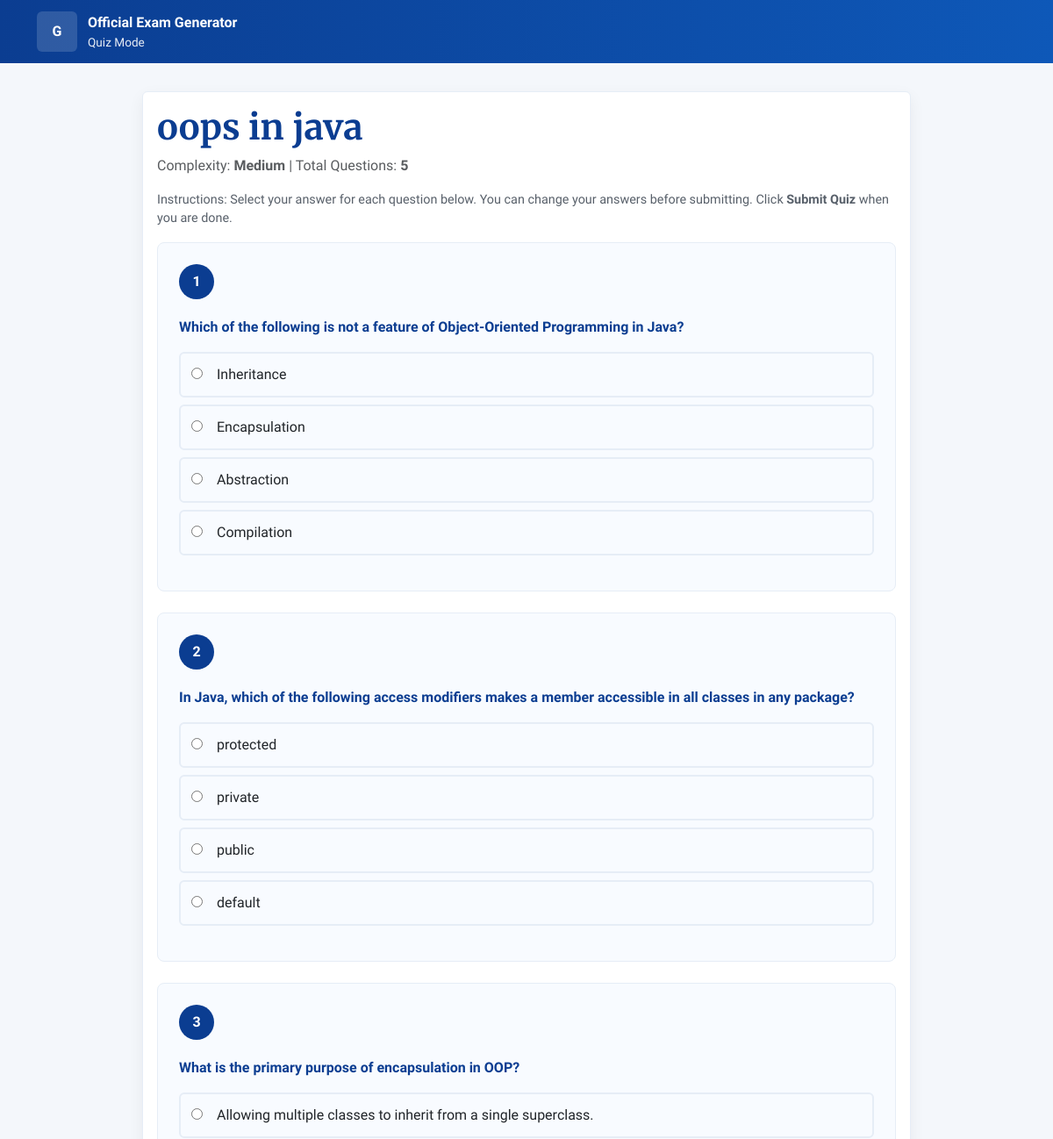
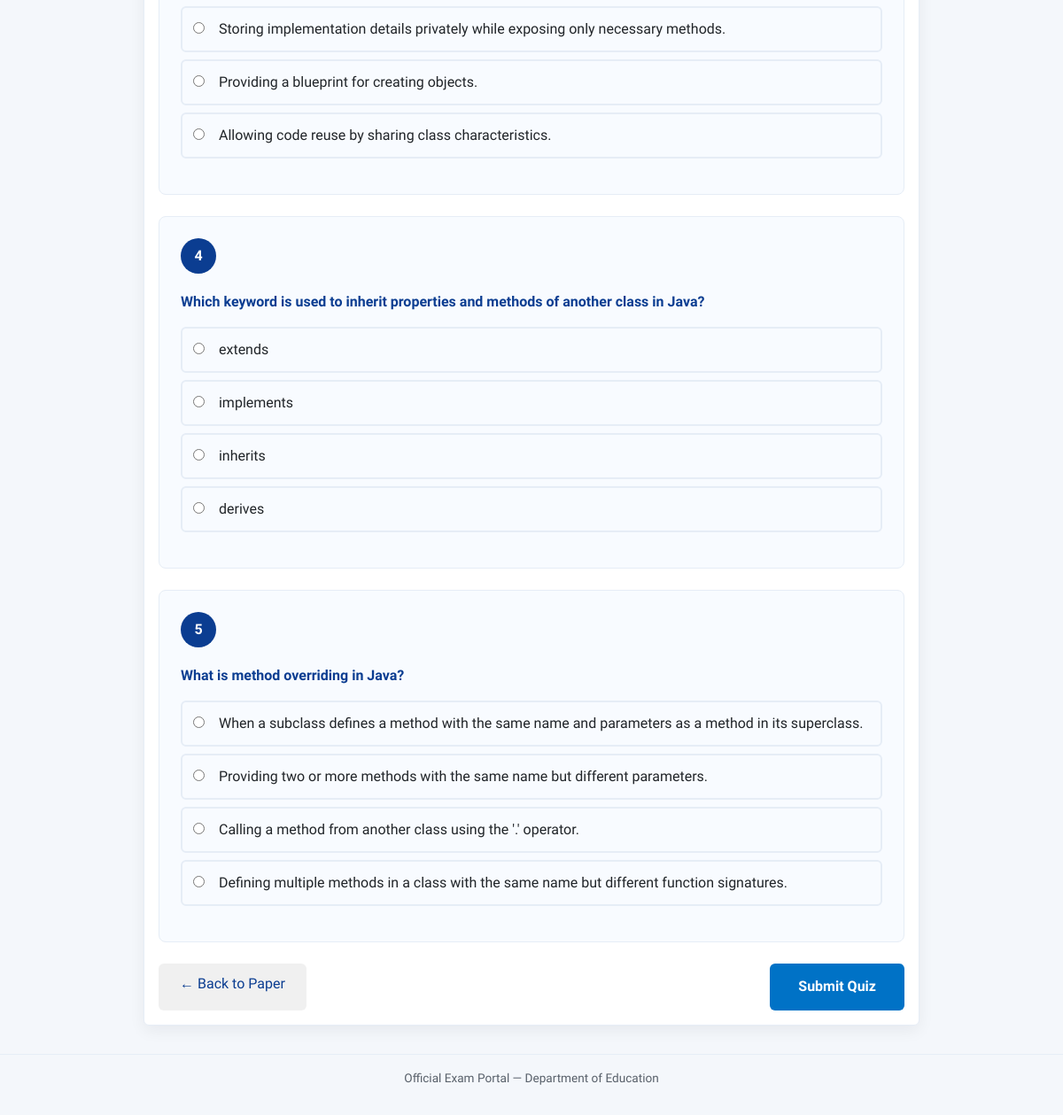
Screenshot of /quiz/2 with the database file from the repository (2 pictures, top to bottom).
### open_router.py (models this page shows)
class TestPaper(db.Model):
    __tablename__ = "test_paper"
    id = db.Column(db.Integer, primary_key=True)
    syllabus = db.Column(db.Text, nullable=False)
    complexity = db.Column(db.String(32), nullable=False)
    num_questions = db.Column(db.Integer, nullable=False)
    generated_at = db.Column(db.DateTime, default=datetime.utcnow, nullable=False)
    raw_output = db.Column(db.Text, nullable=False)
    questions = db.relationship(
        "MCQQuestion", back_populates="paper", cascade="all, delete-orphan"
    )

class MCQQuestion(db.Model):
    __tablename__ = "mcq_question"
    id = db.Column(db.Integer, primary_key=True)
    paper_id = db.Column(db.Integer, db.ForeignKey("test_paper.id"), nullable=False)
    question_text = db.Column(db.Text, nullable=False)
    choices_json = db.Column(db.Text, nullable=False)
    correct_choice_index = db.Column(db.Integer, nullable=False)
    explanation = db.Column(db.Text, nullable=True)
    paper = db.relationship("TestPaper", back_populates="questions")
    @property
    def choices(self):
        try:
            return json.loads(self.choices_json)
        except Exception:
            return []

### open_router.py (the view)
@app.route("/quiz/<int:paper_id>")
def quiz_start(paper_id):
    paper = TestPaper.query.get_or_404(paper_id)
    return render_template(
        "quiz_all_questions.html",
        paper=paper,
        questions=paper.questions,
    )

### templates/quiz_all_questions.html (shortened to what this page needs)
<!doctype html>
<html lang="en">
  <head>
    <link href="https://cdn.jsdelivr.net/npm/bootstrap@5.3.2/dist/css/bootstrap.min.css" rel="stylesheet">
  </head>
  <body>
    <header class="gov-header">
      <div class="container">
        <div class="gov-brand">
          <div class="gov-emblem">G</div>
          <div>
            <div style="font-weight:600">Official Exam Generator</div>
            <div style="font-size:.85rem;opacity:.9">Quiz Mode</div>
          </div>
        </div>
      </div>
    </header>
    <div class="container" style="max-width:900px;margin:2rem auto">
      <div class="card">
        <div class="card-body">
          <h1 class="card-title">{{ paper.syllabus }}</h1>
          <p class="text-muted">Complexity: <strong>{{ paper.complexity.title() }}</strong> | Total Questions: <strong>{{ questions|length }}</strong></p>
          <p class="progress-info">Instructions: Select your answer for each question below. You can change your answers before submitting. Click <strong>Submit Quiz</strong> when you are done.</p>
          <form method="post" action="{{ url_for('quiz_submit', paper_id=paper.id) }}">
            {% for q in questions %}
              {% set idx = loop.index0 %}
              <div class="question-item">
                <div class="question-number">{{ loop.index }}</div>
                <div class="question-text">{{ q.question_text }}</div>
                <div style="margin:1rem 0">
                  {% for choice in q.choices %}
                    {% set choice_idx = loop.index0 %}
                    <label class="choice-label">
                      <input type="radio" name="q{{ idx }}" value="{{ choice_idx }}" onchange="this.closest('label').classList.add('selected')">
                      <span class="choice-text">{{ choice }}</span>
                    </label>
                  {% endfor %}
                </div>
              </div>
            {% endfor %}
            <div class="d-flex gap-2 justify-content-between mt-4">
              <a href="{{ url_for('view_paper', paper_id=paper.id) }}" class="btn btn-back">← Back to Paper</a>
              <button type="submit" class="btn btn-submit">Submit Quiz</button>
            </div>
          </form>
        </div>
      </div>
    </div>
    <footer style="text-align:center">
      <div class="container">
        <p>Official Exam Portal — Department of Education</p>
      </div>
    </footer>
  </body>
</html>

### templates/quiz_all_questions.html (style rules this page uses)
:root { --bg:#f4f7fb;--primary:#0b3d91;--accent:#0072c6;--muted:#58606a;--card:#fff;--border:#e6edf6 }
body { font-family:'Libre Franklin', Arial, sans-serif;background:var(--bg);color:#0b2540 }
.gov-header { background:linear-gradient(90deg,var(--primary),#0e58b8);color:white;padding:.8rem 0 }
.gov-brand { display:flex;align-items:center;gap:.75rem }
.gov-emblem { width:46px;height:46px;background:rgba(255,255,255,0.15);border-radius:6px;display:inline-flex;align-items:center;justify-content:center;font-weight:700 }
.card { border:1px solid var(--border);box-shadow:0 6px 18px rgba(16,24,40,0.06) }
h1.card-title { font-family:'Merriweather', serif;font-weight:700;color:var(--primary) }
.question-item { background:#f8fbff;border:1px solid var(--border);border-radius:8px;padding:1.5rem;margin-bottom:1.5rem }
.question-number { display:inline-block;background:var(--primary);color:white;width:40px;height:40px;line-height:40px;text-align:center;border-radius:50%;font-weight:600;margin-bottom:.5rem }
.question-text { font-weight:600;margin:.75rem 0;color:var(--primary) }
.choice-label { display:block;padding:.75rem;margin:.5rem 0;border:2px solid var(--border);border-radius:6px;cursor:pointer;transition:all 0.2s }
input[type="radio"] { margin-right:0.75rem }
.btn-submit { background:var(--accent);color:white;padding:.9rem 2rem;border-radius:6px;border:none;font-weight:600 }
.btn-back { background:#f0f0f0;color:var(--primary);padding:.7rem 1.5rem;border-radius:6px;border:none }
.progress-info { color:var(--muted);font-size:.9rem;margin-bottom:1rem }
footer { margin-top:2rem;padding:1rem 0;color:var(--muted);font-size:.85rem;border-top:1px solid var(--border) }

### rows the page displays
TestPaper: syllabus "oops in java", complexity "Medium"
MCQQuestion: question_text "Which of the following is not a feature of Object-Oriented Programming in Java?", choices "Inheritance" "Encapsulation" "Abstraction" "Compilation"
MCQQuestion: question_text "In Java, which of the following access modifiers makes a member accessible in all classes in any package?", choices "protected" "private" "public" "default"
MCQQuestion: question_text "What is the primary purpose of encapsulation in OOP?", choices "Allowing multiple classes to inherit from a single superclass." "Storing implementation details privately while exposing only necessary methods." "Providing a blueprint for creating objects." "Allowing code reuse by sharing class characteristics."
MCQQuestion: question_text "Which keyword is used to inherit properties and methods of another class in Java?", choices "extends" "implements" "inherits" "derives"
MCQQuestion: question_text "What is method overriding in Java?", choices "When a subclass defines a method with the same name and parameters as a method in its superclass." "Providing two or more methods with the same name but different parameters." "Calling a method from another class using the '.' operator." "Defining multiple methods in a class with the same name but different function signatures."

### other values shown
{{ questions|length }} "5"
